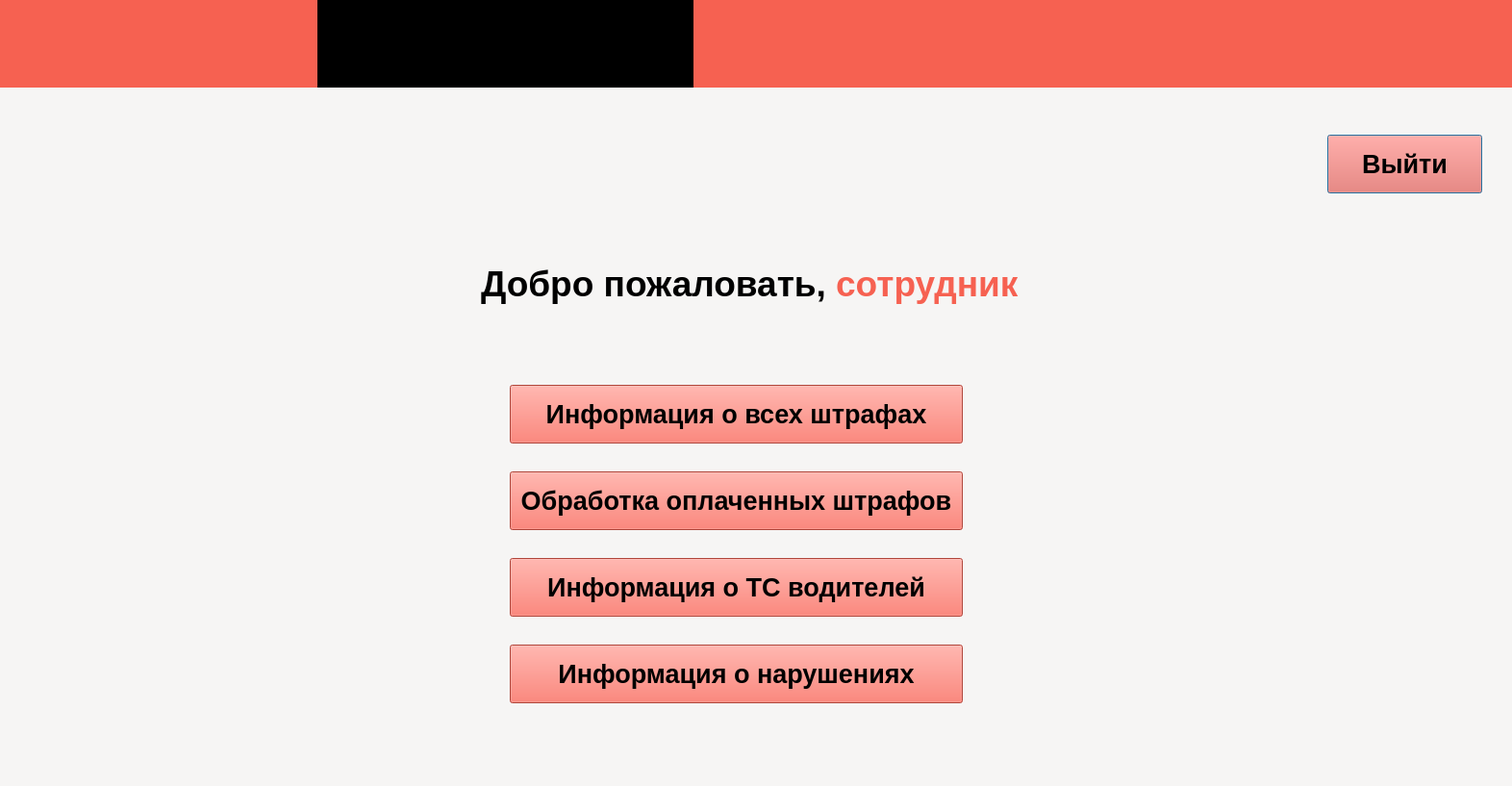
<?xml version="1.0" encoding="UTF-8"?>
<ui version="4.0">
 <class>admin</class>
 <widget class="QDialog" name="admin">
  <property name="geometry">
   <rect>
    <x>0</x>
    <y>0</y>
    <width>1572</width>
    <height>817</height>
   </rect>
  </property>
  <property name="windowTitle">
   <string>Dialog</string>
  </property>
  <property name="styleSheet">
   <string notr="true">background-color: rgb(246, 245, 244);</string>
  </property>
  <widget class="QWidget" name="widget" native="true">
   <property name="geometry">
    <rect>
     <x>0</x>
     <y>-10</y>
     <width>1641</width>
     <height>101</height>
    </rect>
   </property>
   <property name="styleSheet">
    <string notr="true">background-color: rgb(246, 97, 81);</string>
   </property>
   <widget class="QWidget" name="widget_2" native="true">
    <property name="geometry">
     <rect>
      <x>330</x>
      <y>0</y>
      <width>391</width>
      <height>111</height>
     </rect>
    </property>
    <property name="styleSheet">
     <string notr="true">background-color: rgb(0, 0, 0);</string>
    </property>
   </widget>
  </widget>
  <widget class="QLabel" name="label">
   <property name="geometry">
    <rect>
     <x>500</x>
     <y>260</y>
     <width>581</width>
     <height>71</height>
    </rect>
   </property>
   <property name="styleSheet">
    <string notr="true">color: rgb(0, 0, 0);</string>
   </property>
   <property name="text">
    <string>&lt;html&gt;&lt;head/&gt;&lt;body&gt;&lt;p&gt;&lt;span style=&quot; font-size:28pt; font-weight:700;&quot;&gt;Добро пожаловать, &lt;/span&gt;&lt;span style=&quot; font-size:28pt; font-weight:700; color:#f66151;&quot;&gt;сотрудник&lt;/span&gt;&lt;/p&gt;&lt;/body&gt;&lt;/html&gt;</string>
   </property>
  </widget>
  <widget class="QPushButton" name="returnToMain">
   <property name="geometry">
    <rect>
     <x>1380</x>
     <y>140</y>
     <width>161</width>
     <height>61</height>
    </rect>
   </property>
   <property name="font">
    <font>
     <pointsize>20</pointsize>
     <bold>true</bold>
    </font>
   </property>
   <property name="styleSheet">
    <string notr="true">color: rgb(0, 0, 0);
background-color: rgb(246, 97, 81);</string>
   </property>
   <property name="text">
    <string>Выйти</string>
   </property>
  </widget>
  <widget class="QPushButton" name="infoViolations">
   <property name="geometry">
    <rect>
     <x>530</x>
     <y>400</y>
     <width>471</width>
     <height>61</height>
    </rect>
   </property>
   <property name="font">
    <font>
     <pointsize>20</pointsize>
     <bold>true</bold>
    </font>
   </property>
   <property name="styleSheet">
    <string notr="true">color: rgb(0, 0, 0);
background-color: rgb(246, 97, 81);</string>
   </property>
   <property name="text">
    <string>Информация о всех штрафах</string>
   </property>
  </widget>
  <widget class="QPushButton" name="changeStatus">
   <property name="geometry">
    <rect>
     <x>530</x>
     <y>490</y>
     <width>471</width>
     <height>61</height>
    </rect>
   </property>
   <property name="font">
    <font>
     <pointsize>20</pointsize>
     <bold>true</bold>
    </font>
   </property>
   <property name="styleSheet">
    <string notr="true">color: rgb(0, 0, 0);
background-color: rgb(246, 97, 81);</string>
   </property>
   <property name="text">
    <string>Обработка оплаченных штрафов</string>
   </property>
  </widget>
  <widget class="QPushButton" name="infoUsers">
   <property name="geometry">
    <rect>
     <x>530</x>
     <y>580</y>
     <width>471</width>
     <height>61</height>
    </rect>
   </property>
   <property name="font">
    <font>
     <pointsize>20</pointsize>
     <bold>true</bold>
    </font>
   </property>
   <property name="styleSheet">
    <string notr="true">color: rgb(0, 0, 0);
background-color: rgb(246, 97, 81);</string>
   </property>
   <property name="text">
    <string>Информация о ТС водителей</string>
   </property>
  </widget>
  <widget class="QPushButton" name="infoDrivers">
   <property name="geometry">
    <rect>
     <x>530</x>
     <y>670</y>
     <width>471</width>
     <height>61</height>
    </rect>
   </property>
   <property name="font">
    <font>
     <pointsize>20</pointsize>
     <bold>true</bold>
    </font>
   </property>
   <property name="styleSheet">
    <string notr="true">color: rgb(0, 0, 0);
background-color: rgb(246, 97, 81);</string>
   </property>
   <property name="text">
    <string>Информация о нарушениях</string>
   </property>
  </widget>
 </widget>
 <resources/>
 <connections/>
</ui>
